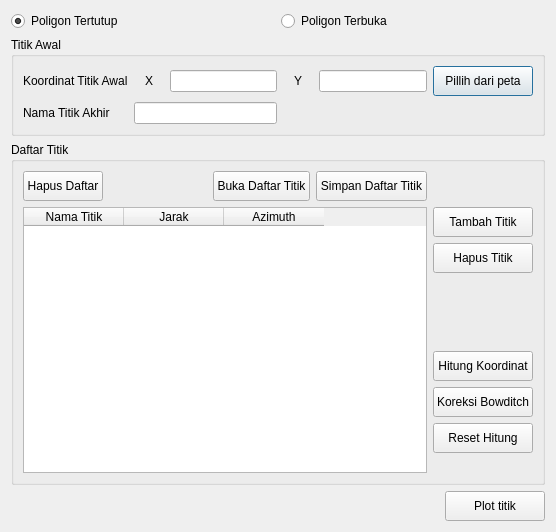
<?xml version="1.0" encoding="UTF-8"?>
<ui version="4.0">
 <class>Dialog</class>
 <widget class="QDialog" name="Dialog">
  <property name="geometry">
   <rect>
    <x>0</x>
    <y>0</y>
    <width>556</width>
    <height>532</height>
   </rect>
  </property>
  <property name="windowTitle">
   <string>Hitungan Bowditch</string>
  </property>
  <layout class="QVBoxLayout" name="verticalLayout_4">
   <item>
    <layout class="QHBoxLayout" name="horizontalLayout_4">
     <item>
      <widget class="QRadioButton" name="radio_pTertutup">
       <property name="text">
        <string>Poligon Tertutup</string>
       </property>
       <property name="checked">
        <bool>true</bool>
       </property>
      </widget>
     </item>
     <item>
      <widget class="QRadioButton" name="radio_pTerbuka">
       <property name="text">
        <string>Poligon Terbuka</string>
       </property>
       <property name="checked">
        <bool>false</bool>
       </property>
      </widget>
     </item>
    </layout>
   </item>
   <item>
    <widget class="QGroupBox" name="groupBox">
     <property name="title">
      <string>Titik Awal</string>
     </property>
     <layout class="QGridLayout" name="gridLayout_2">
      <item row="1" column="1">
       <widget class="QLineEdit" name="last_point"/>
      </item>
      <item row="0" column="0">
       <widget class="QLabel" name="label_3">
        <property name="text">
         <string>Koordinat Titik Awal</string>
        </property>
       </widget>
      </item>
      <item row="1" column="0">
       <widget class="QLabel" name="label_last_point">
        <property name="text">
         <string>Nama Titik Akhir</string>
        </property>
       </widget>
      </item>
      <item row="0" column="2">
       <layout class="QHBoxLayout" name="horizontalLayout_8">
        <item>
         <widget class="QLabel" name="label_8">
          <property name="minimumSize">
           <size>
            <width>30</width>
            <height>0</height>
           </size>
          </property>
          <property name="text">
           <string>Y</string>
          </property>
          <property name="alignment">
           <set>Qt::AlignCenter</set>
          </property>
         </widget>
        </item>
        <item>
         <widget class="QLineEdit" name="y_titik_awal"/>
        </item>
       </layout>
      </item>
      <item row="0" column="1">
       <layout class="QHBoxLayout" name="horizontalLayout_7">
        <item>
         <widget class="QLabel" name="label_7">
          <property name="minimumSize">
           <size>
            <width>30</width>
            <height>0</height>
           </size>
          </property>
          <property name="text">
           <string>X</string>
          </property>
          <property name="alignment">
           <set>Qt::AlignCenter</set>
          </property>
         </widget>
        </item>
        <item>
         <widget class="QLineEdit" name="x_titik_awal"/>
        </item>
       </layout>
      </item>
      <item row="0" column="3">
       <widget class="QPushButton" name="btn_pilihKoord">
        <property name="sizePolicy">
         <sizepolicy hsizetype="Fixed" vsizetype="Fixed">
          <horstretch>0</horstretch>
          <verstretch>0</verstretch>
         </sizepolicy>
        </property>
        <property name="minimumSize">
         <size>
          <width>100</width>
          <height>30</height>
         </size>
        </property>
        <property name="maximumSize">
         <size>
          <width>110</width>
          <height>30</height>
         </size>
        </property>
        <property name="text">
         <string>Pillih dari peta</string>
        </property>
       </widget>
      </item>
     </layout>
    </widget>
   </item>
   <item>
    <widget class="QGroupBox" name="groupBox_2">
     <property name="title">
      <string>Daftar Titik</string>
     </property>
     <layout class="QGridLayout" name="gridLayout">
      <item row="2" column="0">
       <layout class="QVBoxLayout" name="verticalLayout">
        <item>
         <widget class="QTableWidget" name="tableWidget">
          <attribute name="verticalHeaderVisible">
           <bool>true</bool>
          </attribute>
          <column>
           <property name="text">
            <string>Nama Titik</string>
           </property>
          </column>
          <column>
           <property name="text">
            <string>Jarak</string>
           </property>
          </column>
          <column>
           <property name="text">
            <string>Azimuth</string>
           </property>
          </column>
         </widget>
        </item>
       </layout>
      </item>
      <item row="2" column="1">
       <layout class="QVBoxLayout" name="verticalLayout_2">
        <property name="sizeConstraint">
         <enum>QLayout::SetDefaultConstraint</enum>
        </property>
        <item>
         <widget class="QPushButton" name="btn_tambahTitik">
          <property name="minimumSize">
           <size>
            <width>0</width>
            <height>30</height>
           </size>
          </property>
          <property name="text">
           <string>Tambah Titik</string>
          </property>
         </widget>
        </item>
        <item>
         <widget class="QPushButton" name="btn_hapusTitik">
          <property name="minimumSize">
           <size>
            <width>0</width>
            <height>30</height>
           </size>
          </property>
          <property name="text">
           <string>Hapus Titik</string>
          </property>
         </widget>
        </item>
        <item>
         <spacer name="verticalSpacer_2">
          <property name="orientation">
           <enum>Qt::Vertical</enum>
          </property>
          <property name="sizeHint" stdset="0">
           <size>
            <width>20</width>
            <height>40</height>
           </size>
          </property>
         </spacer>
        </item>
        <item>
         <widget class="QPushButton" name="btn_hitungKoord">
          <property name="minimumSize">
           <size>
            <width>0</width>
            <height>30</height>
           </size>
          </property>
          <property name="text">
           <string>Hitung Koordinat</string>
          </property>
         </widget>
        </item>
        <item>
         <widget class="QPushButton" name="btn_bowditch">
          <property name="minimumSize">
           <size>
            <width>0</width>
            <height>30</height>
           </size>
          </property>
          <property name="text">
           <string>Koreksi Bowditch</string>
          </property>
         </widget>
        </item>
        <item>
         <widget class="QPushButton" name="btn_resetHitung">
          <property name="minimumSize">
           <size>
            <width>0</width>
            <height>30</height>
           </size>
          </property>
          <property name="text">
           <string>Reset Hitung</string>
          </property>
         </widget>
        </item>
        <item>
         <widget class="QLabel" name="label_2">
          <property name="text">
           <string/>
          </property>
         </widget>
        </item>
       </layout>
      </item>
      <item row="0" column="0">
       <layout class="QHBoxLayout" name="horizontalLayout">
        <item>
         <widget class="QPushButton" name="btn_hapusTable">
          <property name="minimumSize">
           <size>
            <width>0</width>
            <height>30</height>
           </size>
          </property>
          <property name="text">
           <string>Hapus Daftar</string>
          </property>
         </widget>
        </item>
        <item>
         <spacer name="horizontalSpacer_3">
          <property name="orientation">
           <enum>Qt::Horizontal</enum>
          </property>
          <property name="sizeHint" stdset="0">
           <size>
            <width>257</width>
            <height>23</height>
           </size>
          </property>
         </spacer>
        </item>
        <item>
         <widget class="QPushButton" name="btn_importTitik">
          <property name="minimumSize">
           <size>
            <width>0</width>
            <height>30</height>
           </size>
          </property>
          <property name="text">
           <string>Buka Daftar Titik</string>
          </property>
         </widget>
        </item>
        <item>
         <widget class="QPushButton" name="btn_exportTitik">
          <property name="minimumSize">
           <size>
            <width>0</width>
            <height>30</height>
           </size>
          </property>
          <property name="text">
           <string>Simpan Daftar Titik</string>
          </property>
         </widget>
        </item>
       </layout>
      </item>
     </layout>
    </widget>
   </item>
   <item>
    <layout class="QHBoxLayout" name="horizontalLayout_3">
     <item>
      <spacer name="horizontalSpacer_7">
       <property name="orientation">
        <enum>Qt::Horizontal</enum>
       </property>
       <property name="sizeHint" stdset="0">
        <size>
         <width>40</width>
         <height>20</height>
        </size>
       </property>
      </spacer>
     </item>
     <item>
      <widget class="QPushButton" name="btn_plotTitik">
       <property name="minimumSize">
        <size>
         <width>100</width>
         <height>30</height>
        </size>
       </property>
       <property name="text">
        <string>Plot titik</string>
       </property>
      </widget>
     </item>
    </layout>
   </item>
  </layout>
 </widget>
 <resources/>
 <connections>
  <connection>
   <sender>radio_pTertutup</sender>
   <signal>pressed()</signal>
   <receiver>label_last_point</receiver>
   <slot>hide()</slot>
   <hints>
    <hint type="sourcelabel">
     <x>119</x>
     <y>27</y>
    </hint>
    <hint type="destinationlabel">
     <x>81</x>
     <y>105</y>
    </hint>
   </hints>
  </connection>
  <connection>
   <sender>radio_pTertutup</sender>
   <signal>pressed()</signal>
   <receiver>last_point</receiver>
   <slot>hide()</slot>
   <hints>
    <hint type="sourcelabel">
     <x>302</x>
     <y>28</y>
    </hint>
    <hint type="destinationlabel">
     <x>303</x>
     <y>105</y>
    </hint>
   </hints>
  </connection>
  <connection>
   <sender>radio_pTerbuka</sender>
   <signal>pressed()</signal>
   <receiver>last_point</receiver>
   <slot>show()</slot>
   <hints>
    <hint type="sourcelabel">
     <x>702</x>
     <y>26</y>
    </hint>
    <hint type="destinationlabel">
     <x>476</x>
     <y>104</y>
    </hint>
   </hints>
  </connection>
  <connection>
   <sender>radio_pTerbuka</sender>
   <signal>pressed()</signal>
   <receiver>label_last_point</receiver>
   <slot>show()</slot>
   <hints>
    <hint type="sourcelabel">
     <x>793</x>
     <y>29</y>
    </hint>
    <hint type="destinationlabel">
     <x>114</x>
     <y>108</y>
    </hint>
   </hints>
  </connection>
 </connections>
</ui>
